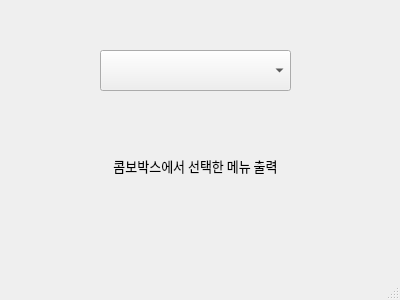
<?xml version="1.0" encoding="UTF-8"?>
<ui version="4.0">
 <class>MainWindow</class>
 <widget class="QMainWindow" name="MainWindow">
  <property name="geometry">
   <rect>
    <x>0</x>
    <y>0</y>
    <width>400</width>
    <height>300</height>
   </rect>
  </property>
  <property name="windowTitle">
   <string>MainWindow</string>
  </property>
  <widget class="QWidget" name="centralwidget">
   <widget class="QComboBox" name="comboBox">
    <property name="geometry">
     <rect>
      <x>100</x>
      <y>50</y>
      <width>191</width>
      <height>41</height>
     </rect>
    </property>
   </widget>
   <widget class="QLabel" name="output_label">
    <property name="geometry">
     <rect>
      <x>90</x>
      <y>140</y>
      <width>211</width>
      <height>51</height>
     </rect>
    </property>
    <property name="font">
     <font>
      <family>함초롬바탕 확장B</family>
      <pointsize>10</pointsize>
      <weight>50</weight>
      <bold>false</bold>
     </font>
    </property>
    <property name="text">
     <string>콤보박스에서 선택한 메뉴 출력</string>
    </property>
    <property name="alignment">
     <set>Qt::AlignCenter</set>
    </property>
   </widget>
  </widget>
  <widget class="QMenuBar" name="menubar">
   <property name="geometry">
    <rect>
     <x>0</x>
     <y>0</y>
     <width>400</width>
     <height>21</height>
    </rect>
   </property>
  </widget>
  <widget class="QStatusBar" name="statusbar"/>
 </widget>
 <resources/>
 <connections/>
</ui>
